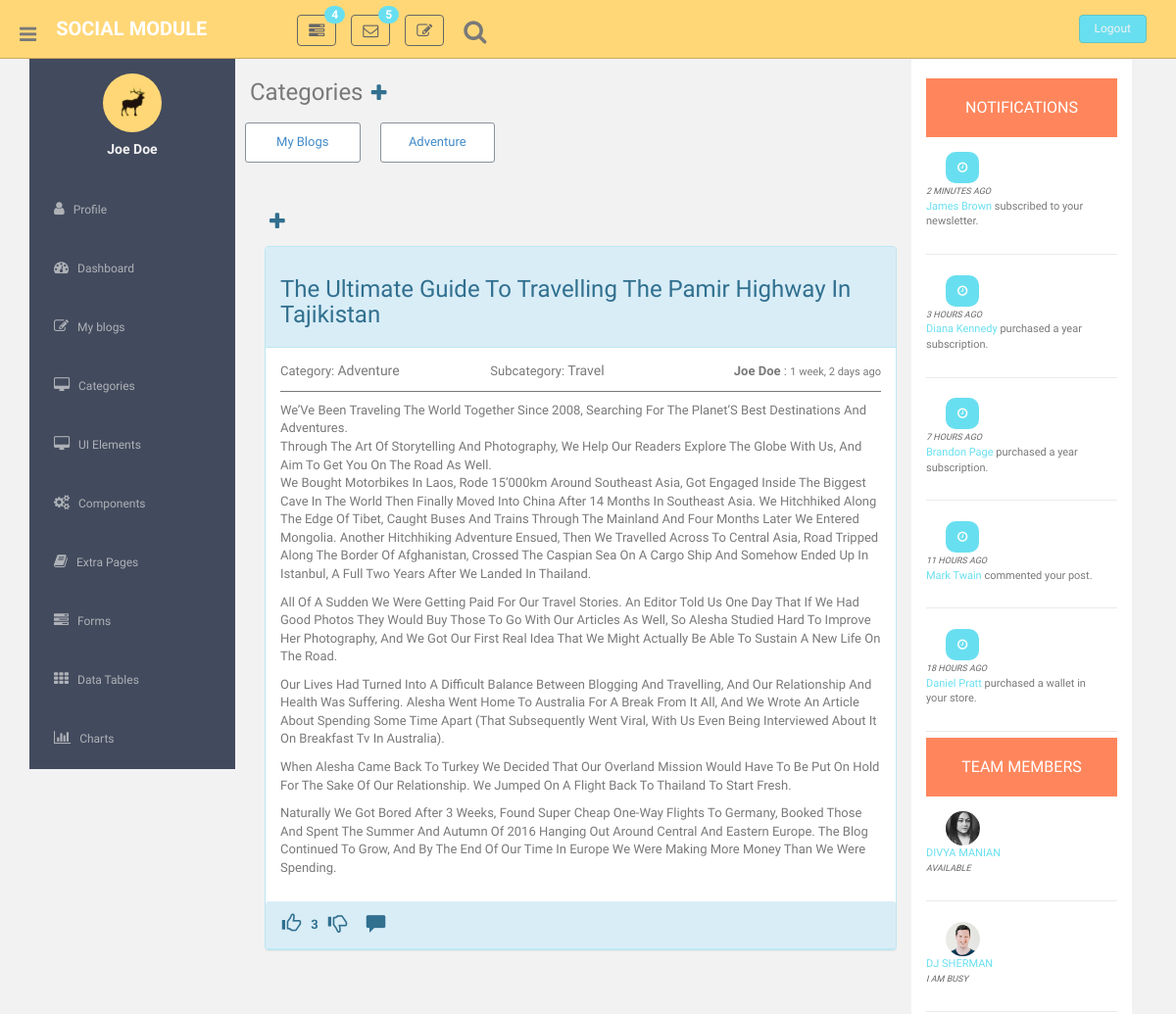
The app's page /blog/199/ (signed in, upper part), older data.
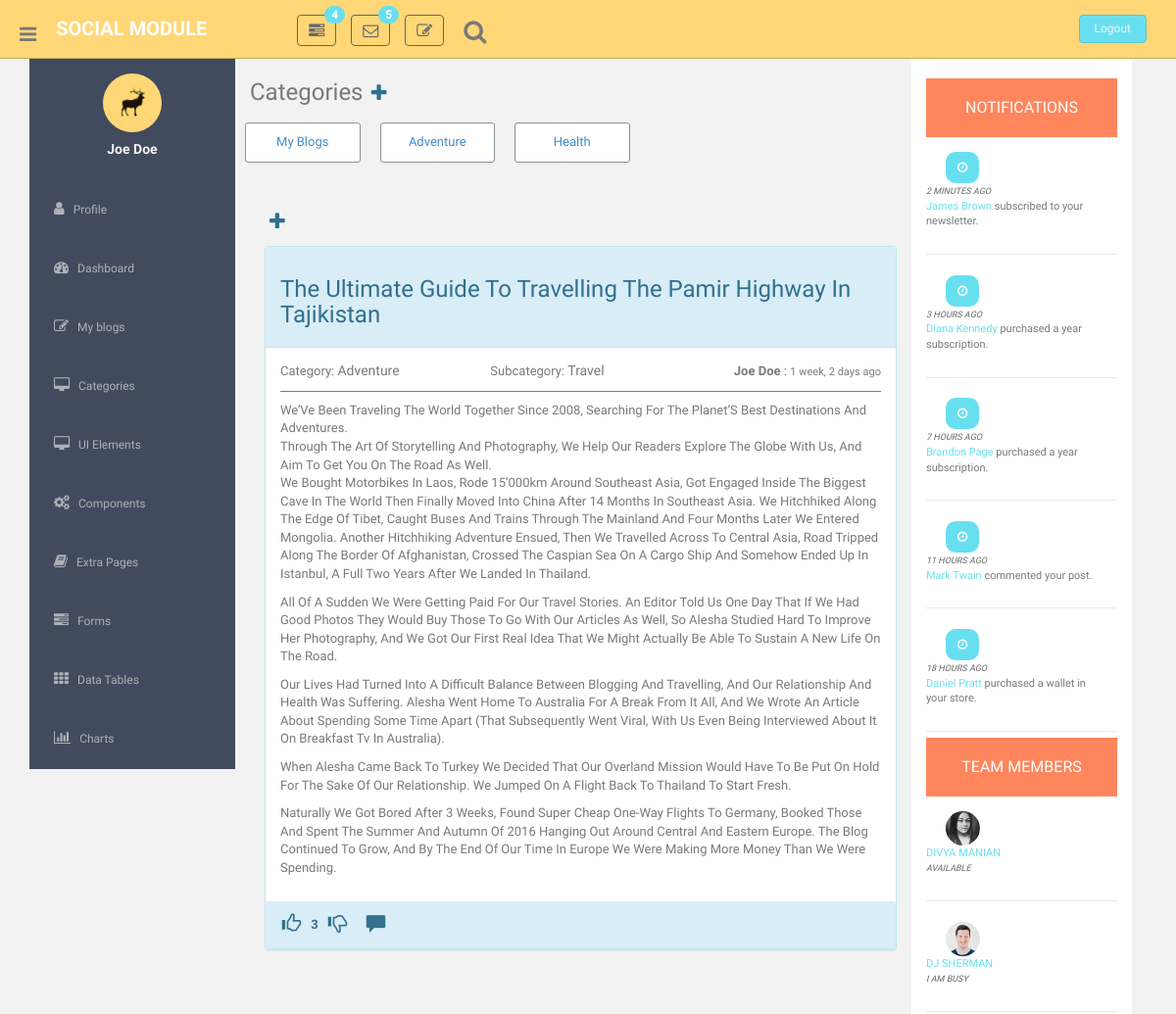
The same page, newer data.
### social/models.py (models this page shows)
class Category(models.Model):
    category_name = models.CharField(max_length=256)
    class Meta:
        verbose_name = "category"
        verbose_name_plural = "categories"
    def __str__(self):
        return self.category_name

### social/views.py (the view)
# urls.py: path('blog/<int:pk>/', views.post_details, name="post-details"),
@login_required
def post_details(request, *args, **kwargs):
    categories_for_thumbnails = set()
    post_obj = get_object_or_404(Post, id=kwargs.get('pk'))
    category_queryset = Category.objects.all()
    for category in category_queryset:
        categories_for_thumbnails.add(category.category_name)
    context = {
                'post': post_obj,
                'categories_post': sorted(categories_for_thumbnails)
            }
    return render(request, 'post_details.html', context)

### social/models.py (called while the page is built)
    def __str__(self):
        return self.subcategory_name

### social/templatetags/c_filters.py (called while the page is built)
@register.simple_tag
def get_like_obj(post_id, user_id):
    try:
        obj = Like.objects.filter(post=post_id, user=user_id)
        if obj:
            return True
    except Like.DoesNotExist:
       return False

@register.simple_tag
def get_dislike_obj(post_id, user_id):
    try:
        obj = Dislike.objects.filter(post=post_id, user=user_id)
        if obj:
            return True
    except Dislike.DoesNotExist:
       return False

@register.simple_tag
def get_comments(queryset):
    return queryset.order_by('-commented_at')

@register.simple_tag
def refresh_timestamp(user_id):
    obj = Profile.objects.get(pk=user_id)
    obj.timestamp = timezone.now()
    obj.save()

### social/templates/post_details.html (shortened to what the changed rows need)
{% extends 'base.html' %}
{% load staticfiles %}
{% load mathfilters %}
{% load c_filters %}
{% block content %}
    <section id="main-content">
        <section class="wrapper">
                <div class="col-lg-9 main-chart">
                    <div class="row">
                        <div class="row category-container">
                            {% for each_category in categories_post %}
                                <a href="{% url 'social:category' each_category %}">
                                    <div class="category-thumbnail {% if higlight_category == each_category%} higlight_category {% endif %} col-md-2 col-lg-2 col-sm-2 text-center">
                                        {{ each_category|title }}
                                    </div>
                                </a>
                            {% endfor %}
                        </div>
                    </div>
                                                {% get_like_obj post.id request.user.id as like_obj %}
                                                {% get_dislike_obj post.id request.user.id as dislike_obj %}
                                                    {% get_comments post.comment_set.all as qs %}
                </div>
            </div>
{% endblock %}

Row changes from the older to the newer data that the page shows:
added Category: categories_post "Health"
